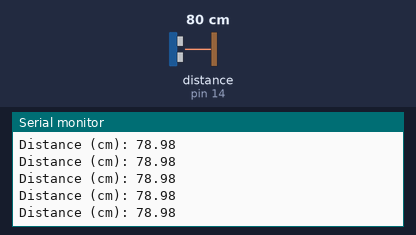
This sketch was run on a simulated Arduino Uno, built with avr-gcc and run on an emulated ATmega328P. Shown: the last lines printed to the serial monitor. Wiring (inferred from the names in the program): ultrasonic range finder: trigger pin 12; echo pin 14. The test bench sets the inputs (shaded band); at power-on: distance to the obstacle (sensor on pin 14) 80 cm. The echo pulse lasts 58.3 µs per cm.

Above: at 1.2 s.
1.3 s: distance to the obstacle (sensor on pin 14) set to 2 cm
At 1.8 s:
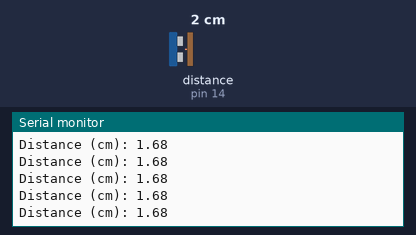
4.3 s: distance to the obstacle (sensor on pin 14) set to 35 cm
At 5.1 s:
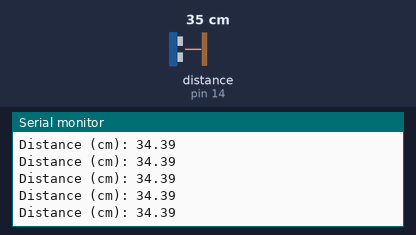
Timing chart, 0 to 6.1 s (numbered marks = the images above; inputs shaded):
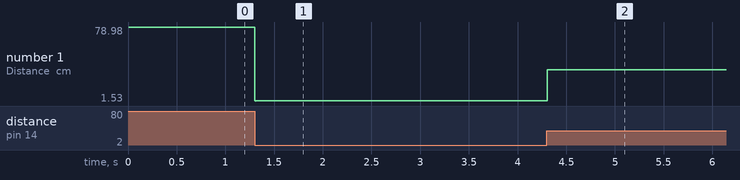

Measured:
- after the input at 1.3 s, the serial monitor: prints a new line at once (image 1)
- after the input at 4.3 s, the serial monitor: prints a new line at once (image 2)
- plotted number 1: 78.98 → 1.68 after the input at 1.3 s, 1.68 → 34.39 after the input at 4.3 s

The sketch:

HC-SR04.ino
```cpp
const int trigPin = 12;
const int echoPin = 14;

#define SOUND_VELOCITY 0.034
#define CM_TO_INCH 0.393701

long duration;
float distanceCm;

void setup() {
  Serial.begin(115200); // Starts the serial communication
  pinMode(trigPin, OUTPUT); // Sets the trigPin as an Output
  pinMode(echoPin, INPUT); // Sets the echoPin as an Input
}

void loop() {
  float distanceCm = niv_eau();

}

float niv_eau(){
  digitalWrite(trigPin, LOW);
  delayMicroseconds(2);
  digitalWrite(trigPin, HIGH);
  delayMicroseconds(10);
  digitalWrite(trigPin, LOW);
  duration = pulseIn(echoPin, HIGH);
  distanceCm = duration * SOUND_VELOCITY/2;
  Serial.print("Distance (cm): ");
  Serial.println(distanceCm);
  return(distanceCm);
}
```
